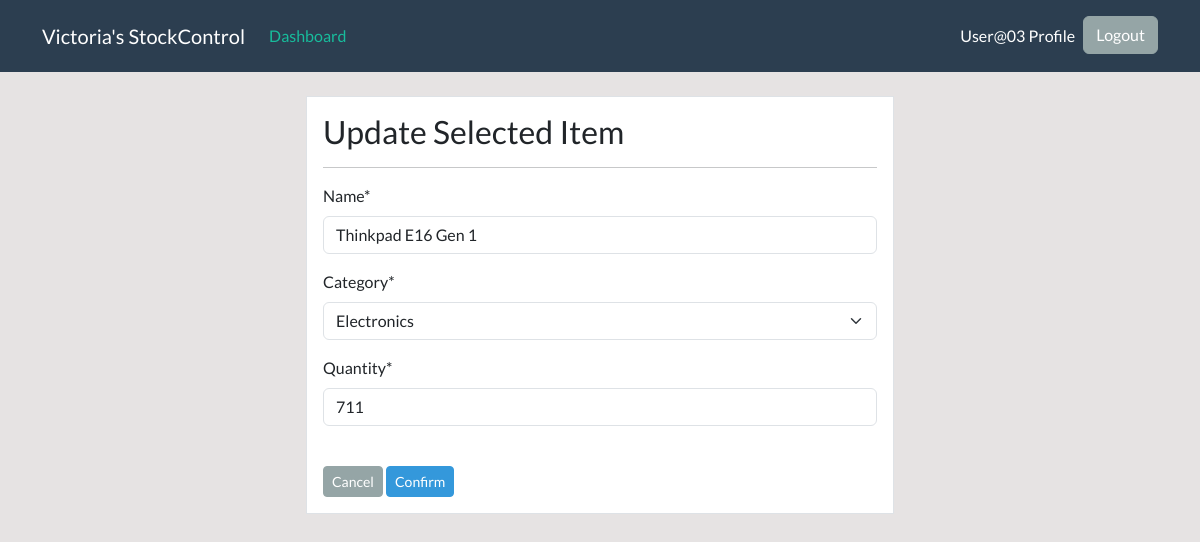
/product/edit/1/ (signed in), run on an earlier commit of the app's database.
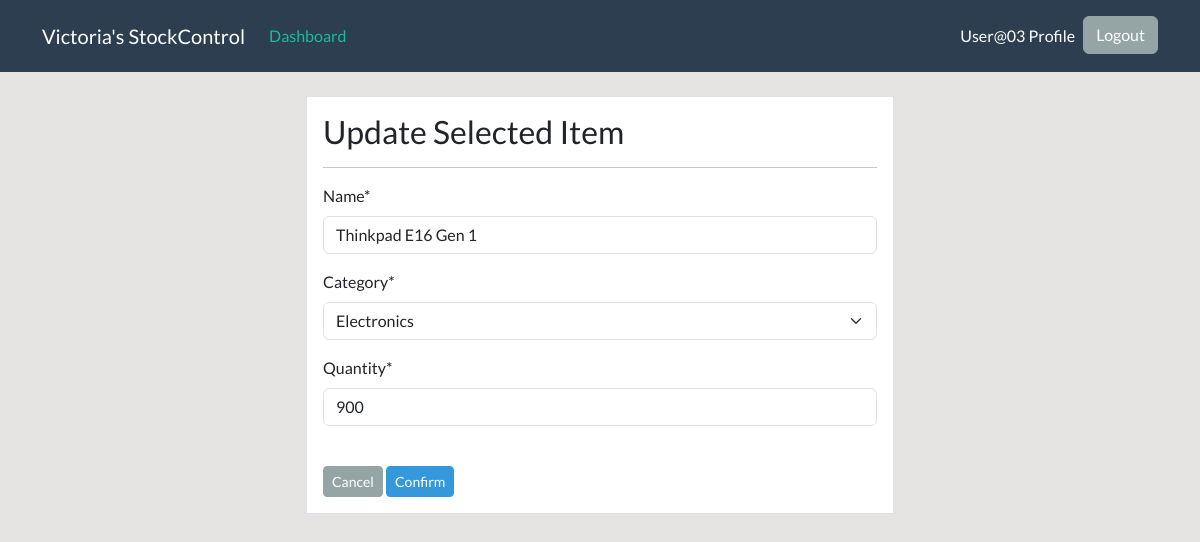
And on a later commit of the database.
### dashboard/models.py (models this page shows, shortened)
class Product(models.Model):
    name = models.CharField(max_length=100,null=True)
    category = models.CharField(max_length=20, choices=CATEGORY, null=True)
    quantity = models.PositiveBigIntegerField(null=True)
    class Meta:
        verbose_name_plural = 'Product'

### dashboard/views.py (the view)
# urls.py: path('product/edit/<int:pk>/', views.product_edit,
def product_edit(request, pk):
    item = Product.objects.get(id=pk)
    if request.method == 'POST':
        form = ProductForm(request.POST, instance=item)
        if form.is_valid():
            form.save()
            return redirect('dashboard-product')
    else:
        form = ProductForm(instance=item)
    context = {
        'form': form,
    }
    return render(request, 'dashboard/product_edit.html', context)

### dashboard/forms.py
class ProductForm(forms.ModelForm):
    class Meta:
        model = Product
        fields = '__all__'

### templates/dashboard/product_edit.html (shortened to what this page needs)
{% extends 'component/basePage.html' %}
{% load crispy_forms_tags %}
{% block content %}
<div class="row my-4">
    <div class="col-md-6 offset-md-3">
        <div class="border p-3 bg-white">
            <h3>Update Selected Item</h3>
            <hr>
            <form method="POST">
                {{ form|crispy}}
                <br>
                <a class="btn btn-secondary btn-sm" href="{% url 'dashboard-product' %}">Cancel</a>
                <input class="btn btn-info btn-sm" type="submit" value="Confirm">
            </form>
        </div>
    </div>
</div>
{% endblock %}

What changed in the data, as far as the page shows it:
changed Product "Thinkpad E16 Gen 1": quantity "711" → "900"
